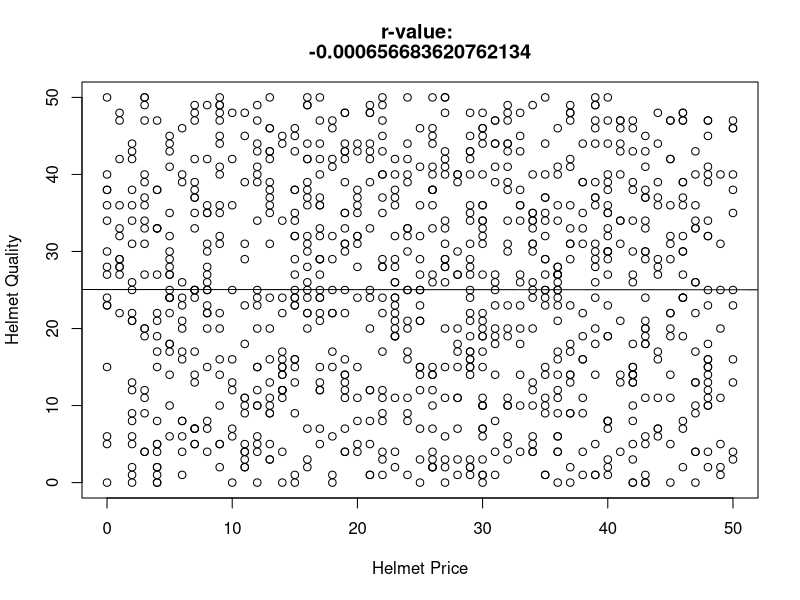

The R script that drew this image:
# python script to generate lists:
# from random import randint
# l1 = []
# l2 = []
# for _ in range(1000):
#   l1.append(randint(0, 50))
#   l2.append(randint(0, 50))

first_column <- c(21, 19, 50, 48, 46, 13, 30, 27, 37, 12, 9, 40, 42, 33, 34, 6, 19, 25, 46, 0, 50, 17, 45, 29, 2, 8, 43, 40, 9, 43, 20, 16, 23, 30, 23, 12, 13, 32, 19, 13, 14, 2, 22, 34, 2, 42, 37, 31, 30, 43, 29, 16, 33, 49, 17, 24, 14, 39, 6, 7, 17, 24, 32, 16, 43, 30, 35, 9, 41, 5, 46, 23, 14, 39, 13, 39, 36, 48, 5, 42, 17, 31, 27, 6, 43, 32, 17, 41, 26, 39, 29, 31, 25, 23, 15, 47, 36, 20, 36, 37, 30, 48, 38, 4, 7, 28, 41, 34, 17, 30, 1, 18, 29, 27, 3, 17, 46, 32, 32, 2, 4, 35, 30, 9, 23, 7, 13, 22, 25, 17, 32, 41, 15, 4, 41, 18, 8, 42, 24, 25, 39, 5, 12, 2, 8, 22, 15, 37, 9, 7, 46, 47, 31, 43, 28, 7, 34, 45, 39, 41, 31, 1, 5, 4, 9, 11, 3, 20, 4, 12, 41, 17, 1, 4, 19, 21, 26, 26, 24, 46, 23, 8, 31, 15, 2, 40, 8, 20, 8, 17, 42, 5, 49, 39, 25, 27, 10, 2, 38, 10, 31, 0, 9, 32, 23, 43, 43, 33, 50, 0, 40, 17, 16, 28, 7, 21, 24, 29, 12, 48, 42, 33, 21, 34, 26, 26, 2, 48, 13, 19, 33, 37, 37, 17, 30, 15, 7, 36, 0, 30, 25, 5, 47, 26, 25, 36, 22, 11, 7, 9, 11, 1, 16, 29, 48, 6, 17, 20, 36, 23, 45, 7, 49, 19, 41, 45, 50, 30, 23, 20, 16, 37, 35, 14, 8, 4, 16, 22, 3, 26, 2, 0, 48, 27, 15, 37, 44, 9, 26, 16, 22, 40, 40, 38, 1, 5, 43, 3, 1, 8, 46, 4, 19, 12, 42, 11, 17, 25, 39, 3, 38, 21, 4, 12, 27, 21, 25, 15, 40, 2, 48, 24, 39, 44, 48, 46, 35, 9, 23, 49, 24, 15, 40, 3, 9, 11, 29, 30, 4, 30, 18, 22, 33, 19, 4, 38, 42, 15, 30, 2, 26, 11, 45, 43, 49, 17, 42, 22, 9, 30, 36, 27, 42, 32, 42, 9, 32, 18, 3, 30, 50, 50, 37, 15, 11, 24, 40, 38, 35, 43, 2, 19, 26, 41, 6, 27, 26, 18, 11, 30, 5, 29, 47, 45, 34, 4, 41, 20, 4, 40, 45, 34, 33, 25, 20, 48, 37, 12, 24, 32, 22, 44, 14, 7, 13, 0, 42, 48, 40, 0, 19, 24, 15, 47, 43, 24, 24, 38, 16, 19, 36, 38, 2, 18, 12, 13, 39, 31, 8, 47, 11, 44, 13, 11, 46, 37, 6, 31, 33, 0, 16, 31, 25, 16, 1, 22, 29, 16, 29, 23, 16, 18, 8, 38, 10, 35, 50, 36, 17, 7, 11, 39, 35, 46, 29, 34, 3, 28, 47, 26, 36, 5, 28, 23, 7, 16, 26, 15, 4, 2, 37, 8, 3, 20, 35, 37, 19, 3, 1, 17, 47, 47, 34, 40, 11, 33, 21, 41, 42, 7, 4, 26, 6, 8, 34, 43, 19, 8, 32, 42, 40, 12, 29, 37, 2, 15, 9, 35, 4, 36, 18, 14, 4, 25, 43, 39, 29, 42, 19, 17, 10, 36, 29, 24, 12, 34, 36, 48, 34, 40, 43, 20, 33, 5, 26, 32, 44, 16, 0, 35, 17, 27, 22, 20, 13, 35, 20, 25, 45, 4, 7, 5, 18, 13, 14, 13, 47, 32, 24, 20, 42, 39, 35, 10, 36, 23, 29, 38, 35, 43, 47, 3, 28, 15, 46, 35, 9, 48, 38, 21, 1, 44, 25, 17, 14, 19, 44, 36, 45, 8, 32, 2, 47, 27, 12, 30, 40, 43, 11, 38, 35, 26, 29, 40, 25, 12, 42, 5, 50, 36, 16, 48, 30, 48, 10, 0, 1, 36, 37, 21, 19, 14, 45, 26, 23, 37, 19, 31, 32, 0, 16, 7, 6, 32, 28, 33, 13, 47, 12, 43, 46, 15, 5, 30, 44, 40, 3, 13, 33, 47, 14, 28, 32, 30, 29, 13, 12, 30, 36, 14, 19, 7, 24, 27, 30, 21, 36, 43, 37, 12, 39, 29, 6, 21, 12, 8, 5, 21, 10, 10, 8, 22, 0, 24, 46, 46, 28, 16, 19, 27, 23, 1, 46, 24, 2, 30, 11, 23, 23, 18, 46, 3, 23, 16, 12, 25, 38, 28, 27, 34, 50, 12, 31, 6, 37, 13, 44, 40, 7, 11, 47, 14, 27, 49, 40, 31, 48, 5, 21, 17, 13, 48, 22, 36, 22, 27, 49, 28, 17, 3, 23, 44, 26, 22, 9, 48, 10, 3, 12, 40, 48, 12, 2, 19, 27, 15, 16, 25, 29, 10, 36, 44, 43, 47, 48, 39, 48, 9, 29, 6, 42, 44, 26, 2, 37, 39, 45, 33, 14, 21, 28, 27, 18, 50, 46, 36, 21, 30, 32, 5, 3, 5, 32, 37, 20, 36, 23, 40, 49, 26, 2, 45, 22, 22, 5, 30, 28, 42, 44, 5, 1, 27, 17, 15, 20, 39, 33, 7, 11, 15, 34, 47, 21, 6, 31, 34, 23, 42, 7, 39, 13, 32, 22, 6, 13, 9, 3, 26, 36, 16, 9, 8, 45, 39, 31, 7, 27, 0, 23, 35, 39, 29, 39, 36, 33, 24, 4, 39, 35, 18, 30, 45, 35, 30, 13, 26, 6, 13, 0, 27, 19, 42, 27, 40, 4, 15, 36, 0, 0, 29, 35, 17, 42, 48, 24, 42, 29, 16, 20, 40, 22, 8, 32, 29, 4, 6, 3, 28, 8, 34, 35, 29, 40, 30, 17, 50, 36, 34, 2, 14, 45, 13, 44, 15, 15, 43, 48, 28, 43, 37, 14, 29, 46, 15, 7, 40, 25, 45, 30, 48, 34, 7, 35, 19, 26, 34, 15, 3, 30, 34, 5, 8, 18, 29, 3, 19, 29, 11, 5, 14, 31, 41, 35, 41, 22, 50, 26, 43, 18, 22, 34, 38, 30, 31, 40, 9, 27, 16, 43, 9, 13, 36, 5, 19, 21, 14, 46, 22, 30, 29)
second_column <- c(12, 7, 38, 14, 19, 10, 46, 0, 47, 40, 49, 30, 14, 26, 40, 1, 43, 12, 24, 36, 13, 37, 19, 17, 43, 49, 43, 30, 40, 11, 5, 37, 32, 34, 2, 0, 39, 6, 14, 38, 14, 36, 40, 35, 12, 46, 48, 1, 17, 33, 15, 22, 48, 31, 21, 21, 44, 39, 23, 48, 25, 9, 38, 2, 0, 6, 23, 16, 34, 41, 27, 23, 17, 50, 35, 49, 46, 39, 45, 8, 12, 8, 43, 6, 37, 10, 5, 34, 15, 18, 19, 4, 41, 19, 32, 10, 34, 32, 6, 29, 31, 47, 4, 1, 33, 20, 47, 20, 29, 46, 32, 29, 42, 26, 20, 22, 47, 31, 47, 44, 2, 10, 1, 5, 38, 25, 46, 17, 7, 24, 44, 44, 1, 8, 13, 47, 27, 38, 40, 15, 31, 18, 24, 34, 25, 28, 23, 18, 22, 17, 7, 0, 20, 20, 3, 39, 34, 36, 5, 14, 44, 36, 35, 2, 47, 39, 33, 43, 33, 44, 40, 24, 27, 19, 35, 1, 3, 45, 17, 48, 19, 35, 14, 45, 2, 27, 31, 8, 8, 15, 39, 24, 1, 24, 14, 15, 6, 0, 11, 13, 25, 34, 49, 20, 40, 24, 21, 14, 46, 50, 30, 33, 3, 18, 47, 1, 16, 1, 15, 10, 3, 27, 42, 34, 41, 4, 9, 11, 43, 31, 38, 14, 41, 32, 27, 34, 7, 36, 30, 7, 0, 22, 34, 40, 3, 25, 22, 48, 7, 31, 5, 29, 32, 2, 12, 20, 40, 28, 4, 20, 5, 38, 5, 48, 21, 11, 40, 40, 26, 15, 30, 33, 25, 12, 23, 22, 38, 40, 40, 27, 25, 6, 45, 3, 15, 9, 28, 20, 10, 42, 28, 35, 50, 19, 33, 29, 38, 27, 28, 42, 32, 33, 14, 20, 0, 11, 12, 23, 14, 50, 39, 39, 0, 39, 6, 44, 21, 13, 1, 8, 47, 32, 47, 48, 4, 2, 14, 5, 4, 11, 50, 16, 8, 34, 14, 45, 48, 36, 0, 11, 25, 4, 20, 35, 15, 22, 0, 23, 34, 38, 7, 11, 29, 18, 25, 7, 13, 49, 45, 22, 4, 48, 14, 44, 43, 44, 34, 6, 49, 32, 3, 35, 14, 32, 3, 33, 3, 39, 15, 0, 13, 12, 12, 31, 8, 34, 38, 41, 18, 3, 32, 14, 22, 47, 13, 4, 43, 32, 5, 47, 20, 4, 23, 29, 35, 32, 42, 47, 25, 19, 35, 27, 15, 14, 42, 24, 30, 15, 40, 28, 25, 42, 25, 33, 30, 8, 30, 16, 44, 31, 0, 16, 26, 0, 6, 3, 37, 23, 28, 26, 4, 11, 46, 10, 39, 48, 46, 39, 34, 38, 20, 27, 27, 49, 29, 9, 29, 31, 22, 42, 39, 22, 15, 33, 12, 29, 46, 21, 50, 37, 4, 49, 9, 24, 28, 30, 36, 40, 36, 2, 17, 30, 27, 36, 37, 26, 38, 38, 27, 22, 17, 30, 50, 37, 50, 31, 4, 9, 42, 36, 13, 40, 10, 32, 23, 36, 25, 46, 15, 7, 47, 2, 17, 4, 33, 1, 13, 20, 39, 47, 39, 15, 25, 9, 21, 35, 41, 24, 21, 28, 17, 12, 38, 21, 19, 29, 40, 27, 42, 27, 36, 27, 34, 11, 23, 25, 9, 15, 26, 19, 34, 44, 4, 24, 36, 49, 36, 28, 27, 25, 29, 31, 3, 38, 13, 1, 4, 46, 32, 38, 5, 10, 22, 37, 0, 24, 4, 10, 33, 24, 13, 26, 37, 0, 14, 37, 15, 1, 34, 45, 33, 39, 17, 0, 37, 32, 32, 40, 31, 5, 47, 29, 25, 44, 34, 44, 6, 28, 42, 22, 11, 42, 9, 50, 12, 44, 8, 6, 31, 9, 27, 14, 16, 23, 15, 10, 15, 25, 23, 41, 22, 32, 10, 34, 7, 5, 22, 26, 31, 43, 48, 11, 14, 14, 29, 36, 4, 47, 3, 40, 50, 49, 21, 23, 7, 43, 50, 43, 49, 37, 30, 24, 27, 0, 7, 8, 19, 9, 45, 13, 22, 1, 30, 19, 27, 3, 4, 19, 40, 45, 43, 25, 20, 40, 48, 12, 24, 5, 2, 41, 20, 43, 26, 48, 43, 22, 17, 20, 42, 16, 25, 8, 23, 1, 8, 24, 27, 49, 11, 2, 19, 48, 47, 25, 31, 33, 2, 24, 22, 15, 48, 4, 26, 42, 25, 25, 44, 11, 28, 5, 47, 34, 44, 39, 23, 9, 7, 29, 5, 2, 26, 16, 11, 20, 35, 47, 2, 28, 49, 47, 43, 41, 37, 16, 11, 29, 40, 15, 42, 4, 28, 39, 33, 12, 36, 10, 48, 31, 5, 7, 25, 10, 21, 22, 28, 29, 24, 32, 3, 25, 27, 44, 29, 17, 16, 44, 18, 50, 35, 24, 18, 17, 50, 1, 0, 36, 42, 36, 4, 48, 30, 29, 42, 4, 39, 27, 8, 10, 43, 14, 20, 6, 48, 49, 11, 27, 21, 19, 2, 2, 6, 22, 45, 50, 43, 1, 39, 14, 37, 18, 28, 50, 13, 46, 31, 30, 10, 35, 29, 16, 6, 4, 24, 8, 26, 31, 11, 5, 24, 37, 20, 5, 29, 4, 11, 10, 12, 38, 6, 25, 2, 36, 47, 28, 19, 13, 41, 38, 24, 35, 46, 24, 1, 11, 18, 44, 33, 1, 44, 1, 36, 22, 37, 45, 31, 44, 16, 16, 0, 33, 16, 26, 20, 33, 17, 43, 23, 23, 15, 2, 40, 36, 34, 23, 39, 10, 17, 36, 36, 38, 24, 35, 41, 45, 5, 40, 47, 40, 7, 49, 29, 21, 44, 7, 29, 16, 12, 31, 5, 12, 31, 36, 16, 9, 27, 18, 13, 11, 41, 13, 24, 43, 36, 38, 42, 2, 36, 0, 21, 16, 12, 25, 11, 30, 26, 35, 24, 37, 10, 24, 24, 26, 46, 36, 11, 33, 31, 9, 27, 15, 41, 4, 1, 47, 1, 25, 46, 30, 32, 43, 4, 35, 15, 18, 36, 48, 42, 7, 20, 35, 5, 25, 44, 39, 33, 14, 30, 47, 20, 16)

calc_r <- function(x,y){
    n = length(x)
    yl = length(y)
    xy = x * y
    sx = sum(x)
    sy = sum(y)
    sxy = sum(xy)
    x2 = x ^ 2
    y2 = y ^ 2
    sx2 = sum(x2)
    sy2 = sum(y2)
    r = ((n*sxy) - (sx * sy)) / (sqrt((((n*sx2)-(sx^2)) * ((n*sy2)-(sy^2)))))
    return(r)
}

plot(first_column, second_column,
main = c("r-value: ", calc_r(first_column, second_column)),
     xlab = "Helmet Price",
     ylab = "Helmet Quality")

abline(lm(second_column~first_column))